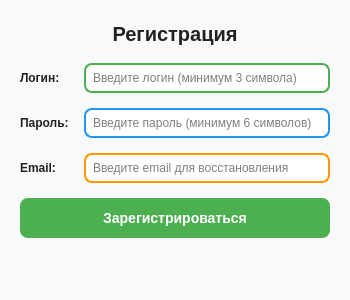
<?xml version="1.0" encoding="UTF-8"?>
<ui version="4.0">
 <class>RegistrationDialog</class>
 <widget class="QDialog" name="RegistrationDialog">
  <property name="geometry">
   <rect>
    <x>0</x>
    <y>0</y>
    <width>350</width>
    <height>300</height>
   </rect>
  </property>
  <property name="windowTitle">
   <string>Регистрация нового пользователя</string>
  </property>
  <property name="styleSheet">
   <string notr="true">
    QDialog {
        background: #f8f9fa;
    }
    QLabel {
        color: #212121;
        font-weight: bold;
    }
   </string>
  </property>
  <layout class="QVBoxLayout" name="verticalLayout">
   <property name="spacing">
    <number>15</number>
   </property>
   <property name="margin">
    <number>20</number>
   </property>
   <item>
    <widget class="QLabel" name="titleLabel">
     <property name="text">
      <string>Регистрация</string>
     </property>
     <property name="alignment">
      <set>Qt::AlignCenter</set>
     </property>
     <property name="styleSheet">
      <string notr="true">QLabel {
          font-size: 20px;
          font-weight: bold;
          color: #212121;
      }</string>
     </property>
    </widget>
   </item>
   <item>
    <layout class="QGridLayout" name="gridLayout">
     <item row="0" column="0">
      <widget class="QLabel" name="labelUsername">
       <property name="text">
        <string>Логин:</string>
       </property>
      </widget>
     </item>
     <item row="0" column="1">
      <widget class="QLineEdit" name="usernameEdit">
       <property name="placeholderText">
        <string>Введите логин (минимум 3 символа)</string>
       </property>
       <property name="styleSheet">
        <string notr="true">QLineEdit {
            border: 2px solid #4CAF50;
            border-radius: 8px;
            padding: 5px;
            background: white;
        }</string>
       </property>
      </widget>
     </item>
     <item row="1" column="0">
      <widget class="QLabel" name="labelPassword">
       <property name="text">
        <string>Пароль:</string>
       </property>
      </widget>
     </item>
     <item row="1" column="1">
      <widget class="QLineEdit" name="passwordEdit">
       <property name="echoMode">
        <enum>QLineEdit::Password</enum>
       </property>
       <property name="placeholderText">
        <string>Введите пароль (минимум 6 символов)</string>
       </property>
       <property name="styleSheet">
        <string notr="true">QLineEdit {
            border: 2px solid #2196F3;
            border-radius: 8px;
            padding: 5px;
            background: white;
        }</string>
       </property>
      </widget>
     </item>
     <item row="2" column="0">
      <widget class="QLabel" name="labelEmail">
       <property name="text">
        <string>Email:</string>
       </property>
      </widget>
     </item>
     <item row="2" column="1">
      <widget class="QLineEdit" name="emailEdit">
       <property name="placeholderText">
        <string>Введите email для восстановления</string>
       </property>
       <property name="styleSheet">
        <string notr="true">QLineEdit {
            border: 2px solid #FF9800;
            border-radius: 8px;
            padding: 5px;
            background: white;
        }</string>
       </property>
      </widget>
     </item>
    </layout>
   </item>
   <item>
    <widget class="QPushButton" name="registerButton">
     <property name="text">
      <string>Зарегистрироваться</string>
     </property>
     <property name="styleSheet">
      <string notr="true">QPushButton {
            background-color: #4CAF50;
            color: white;
            border: none;
            padding: 12px;
            border-radius: 8px;
            font-weight: bold;
            font-size: 14px;
        }
        QPushButton:hover {
            background-color: #45a049;
        }</string>
     </property>
    </widget>
   </item>
   <item>
    <widget class="QLabel" name="statusLabel">
     <property name="text">
      <string/>
     </property>
     <property name="alignment">
      <set>Qt::AlignCenter</set>
     </property>
     <property name="styleSheet">
      <string notr="true">QLabel {
            color: #f44336;
            font-weight: bold;
        }</string>
     </property>
    </widget>
   </item>
  </layout>
 </widget>
 <resources/>
 <connections/>
</ui>
